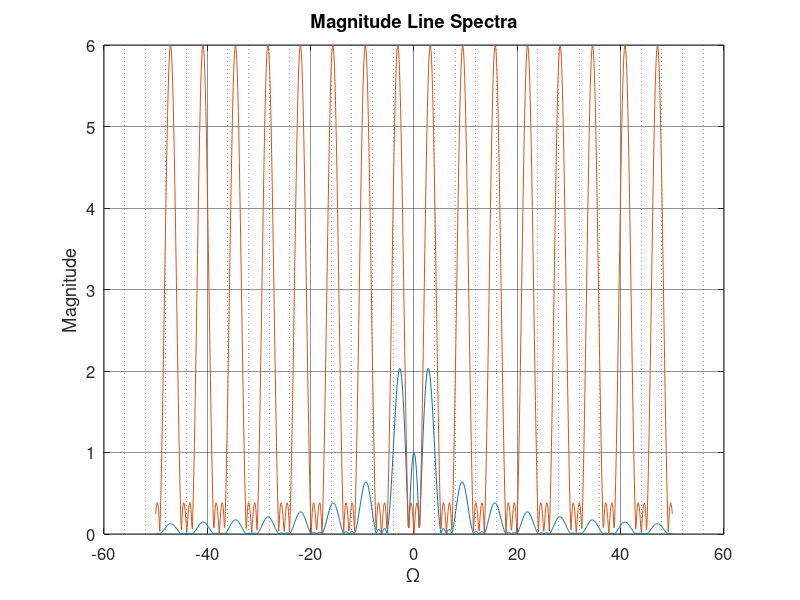
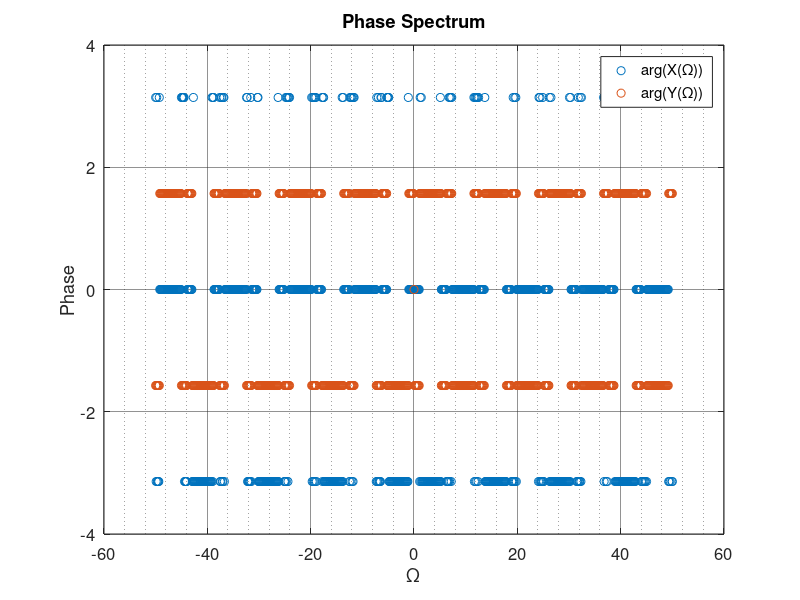
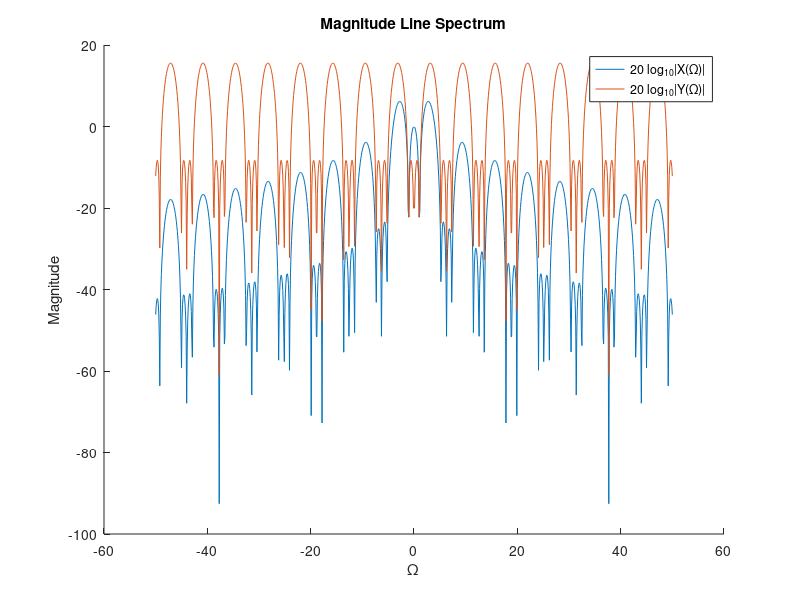

Reproduce these figures in MATLAB, in order.
% Define omega, X(omega) and Y(omega)
omega = -50:0.1:50;
Y = - exp(1.5i .* omega) - 2 * exp(-0.5i .* omega) + 2 * exp(0.5i .* omega) + exp(-1.5i .* omega);
X = Y./ (-1i * omega);

%% Part - A
% Plot Magnitude line spectra
figure1 = figure;
axes1 = axes('Parent',figure1);
hold(axes1,'on');
plot(omega, abs(X), 'DisplayName', '|X(\Omega)|')
plot(omega, abs(Y), 'DisplayName', '|Y(\Omega)|')
title('Magnitude Line Spectra');
% xlim([0,10]);
% ylim([0, 50]);   % optional to resize axis limits
xlabel('\Omega');
ylabel('Magnitude');

% Set the remaining axes properties
box(axes1,'on');
grid(axes1,'on');
hold(axes1,'off');
set(axes1,'GridAlpha',0.5,'MinorGridAlpha',0.4,'XMinorGrid','on')
set(gca,'FontSize',12)

% Plot Phase Line Spectra 
figure2 = figure;
axes2 = axes('Parent',figure2);
hold(axes2,'on');
scatter(omega, angle(X), 'DisplayName', 'arg(X(\Omega))')
scatter(omega, angle(Y), 'DisplayName', 'arg(Y(\Omega))')
title('Phase Spectrum');
% xlim([0,10]);
% ylim([0, 50]);   % optional to resize axis limits
xlabel('\Omega');
ylabel('Phase');
legend

% Set the remaining axes properties
box(axes2,'on');
grid(axes2,'on');
hold(axes2,'off');
set(axes2,'GridAlpha',0.5,'MinorGridAlpha',0.4,'XMinorGrid','on')
set(gca,'FontSize',12)

%% Part - B
% Plot the logarithm of magnitude
figure1 = figure;
axes1 = axes('Parent',figure1);
hold(axes1,'on');
plot(omega, 20.*log10(abs(X)), 'DisplayName', '20 log_{10}|X(\Omega)|')
plot(omega, 20.*log10(abs(Y)), 'DisplayName', '20 log_{10}|Y(\Omega)|')
title('Magnitude Line Spectrum');
% xlim([0,10]);
% ylim([0, 50]);   % optional to resize axis limits
xlabel('\Omega');
ylabel('Magnitude');
legend